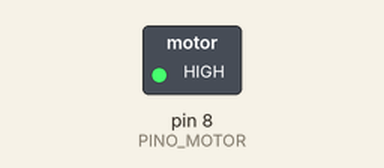
This sketch was run on a simulated Arduino Uno, built with avr-gcc and run on an emulated ATmega328P. Parts: switched loads named in the sketch (green lamp = pin HIGH).

Above: at 2.5 s.
At 7.5 s:
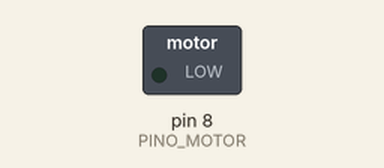
Timing chart, 0 to 13.0 s (numbered marks = the images above):
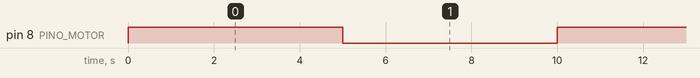

Measured:
- by itself, pin 8 (PINO_MOTOR): alternates HIGH for 5.0 s and LOW for 5.0 s

The sketch:

project18.ino
```cpp
#define PINO_MOTOR 8

void setup() {
  pinMode(PINO_MOTOR, OUTPUT);
}

void loop() {
  digitalWrite(PINO_MOTOR, HIGH);
  delay(5000);

  digitalWrite(PINO_MOTOR, LOW);
  delay(5000);
}
```
